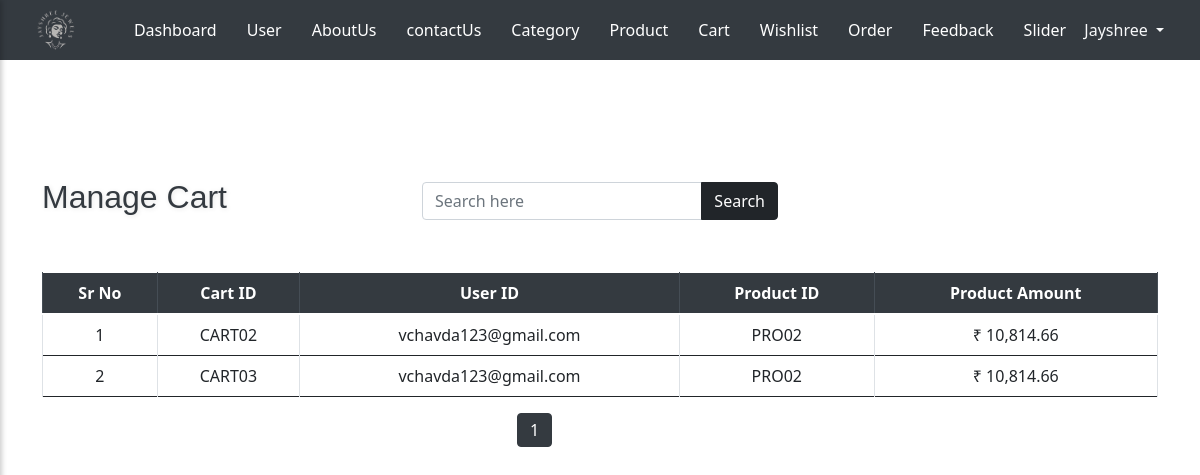
Before: /admin/cart.php (signed in) with the older database file.
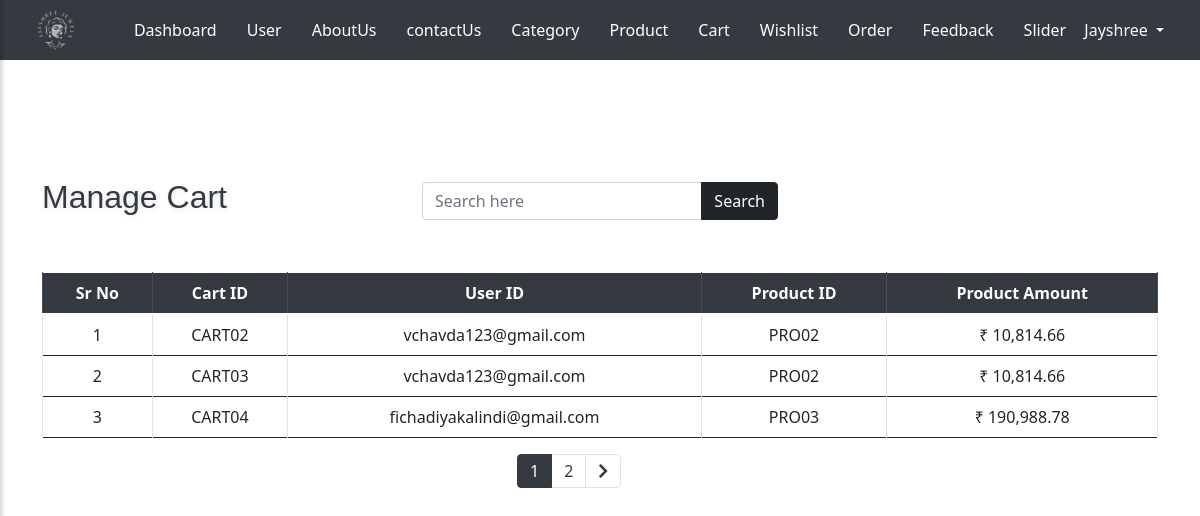
After: the same page with the newer database file.
### tables this page shows
CREATE TABLE `cart_tbl` (
  `ct_id` int(3) NOT NULL,
  `ct_code` varchar(10) NOT NULL,
  `ct_username` varchar(100) NOT NULL,
  `ct_p_code` varchar(10) NOT NULL,
  `ct_p_tot_price` decimal(10,2) NOT NULL
);

### admin/cart.php (the view, shortened to what this page needs)
<?php
include_once 'header.php';
?>
<div class="container mt-5 pt-2">
    <div class="row mt-5 mb-4 align-items-center">
        <div class="col-12 col-md-4 d-flex justify-content-center justify-content-md-start mb-2 mb-md-0">
            <h2 class="text-center text-md-left">Manage Cart</h2>
        </div>
        <div class="col-12 col-md-4 d-flex justify-content-center mb-2 mb-md-0">
            <form method="GET" action="" class="d-flex w-100">
                <div class="input-group w-100">
                    <input type="text" name="search" class="form-control" placeholder="Search here"
                        value="<?php echo isset($_GET['search']) ? $_GET['search'] : ''; ?>">
                    <div class="input-group-append">
                        <button class="btn btn-dark" type="submit">Search</button>
                    </div>
                </div>
            </form>
        </div>
    </div>
    <div class="row mt-5">
        <div class="col-12">
            <div class="table-responsive">
                <table class="table table-bordered text-center align-middle">
                    <thead class="thead-dark">
                        <tr>
                            <th scope="col">Sr No</th>
                            <th scope="col">Cart ID</th>
                            <th scope="col">User ID</th>
                            <th scope="col">Product ID</th>
                            <th scope="col">Product Amount</th>
                        </tr>
                    </thead>
                    <tbody>
                        <?php
                        $search = isset($_GET['search']) ? $_GET['search'] : '';
                        $search_query = "";
                        $q_count = "SELECT COUNT(*) AS total FROM cart_tbl $search_query";
                        $result_count = mysqli_query($con, $q_count);
                        $row_count = mysqli_fetch_assoc($result_count);
                        $total_records = $row_count['total'];
                        $records_per_page = 3;
                        $total_pages = ceil($total_records / $records_per_page);
                        $page = isset($_GET['page']) ? $_GET['page'] : 1;
                        $start_from = ($page - 1) * $records_per_page;
                        $q = "SELECT * FROM cart_tbl $search_query LIMIT $start_from, $records_per_page";
                        $result = mysqli_query($con, $q);
                        if (mysqli_num_rows($result) > 0) {
                            $sr_no = $start_from + 1;
                            while ($r = mysqli_fetch_assoc($result)) {
                                ?>
                                <tr>
                                    <td><?php echo $sr_no++; ?></td>
                                    <td><?php echo $r['ct_code']; ?></td>
                                    <td><?php echo $r['ct_username']; ?></td>
                                    <td><?php echo $r['ct_p_code']; ?></td>
                                    <td>₹ <?php echo number_format($r['ct_p_tot_price'], 2); ?></td>
                                </tr>
                                <?php
                            }
                        } else {
                            echo "<tr><td colspan='5'>No records found.</td></tr>";
                        }
                        ?>
                    </tbody>
                </table>
            </div>
            <div class="row">
                <div class="col-md-5"></div>
                <nav class="col-md-2">
                    <ul class="pagination">
                        <?php
                        for ($i = 1; $i <= $total_pages; $i++) {
                            echo "<li class='page-item " . ($i == $page ? 'active' : '') . "'><a class='page-link' href='?page=" . $i . "&search=" . $search . "'>" . $i . "</a></li>";
                        }
                        if ($page < $total_pages) {
                            echo "<li class='page-item'><a class='page-link' href='?page=" . ($page + 1) . "&search=" . $search . "'><i class='fa fa-chevron-right'></i></a></li>";
                        }
                        ?>
                    </ul>
                </nav>
                <div class="col-md-5"></div>
            </div>
        </div>
    </div>
</div>
</body>
</html>

Changed rows visible on the page:
added cart_tbl: ct_code "CART04", ct_username "fichadiyakalindi@gmail.com", ct_p_code "PRO03", ct_p_tot_price "190,988.78"
Other visible differences:
new list line: "2"
